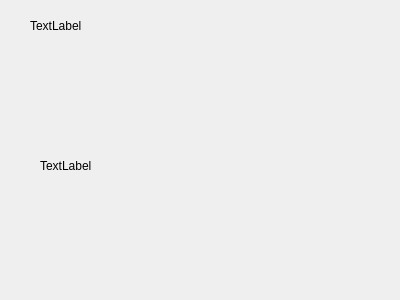
<?xml version="1.0" encoding="UTF-8"?>
<ui version="4.0">
 <class>displayScientist</class>
 <widget class="QDialog" name="displayScientist">
  <property name="geometry">
   <rect>
    <x>0</x>
    <y>0</y>
    <width>400</width>
    <height>300</height>
   </rect>
  </property>
  <property name="windowTitle">
   <string>Dialog</string>
  </property>
  <widget class="QLabel" name="photoLabel">
   <property name="geometry">
    <rect>
     <x>40</x>
     <y>60</y>
     <width>301</width>
     <height>211</height>
    </rect>
   </property>
   <property name="text">
    <string>TextLabel</string>
   </property>
  </widget>
  <widget class="QLabel" name="label_title">
   <property name="geometry">
    <rect>
     <x>30</x>
     <y>-10</y>
     <width>341</width>
     <height>71</height>
    </rect>
   </property>
   <property name="text">
    <string>TextLabel</string>
   </property>
  </widget>
 </widget>
 <resources/>
 <connections/>
</ui>
